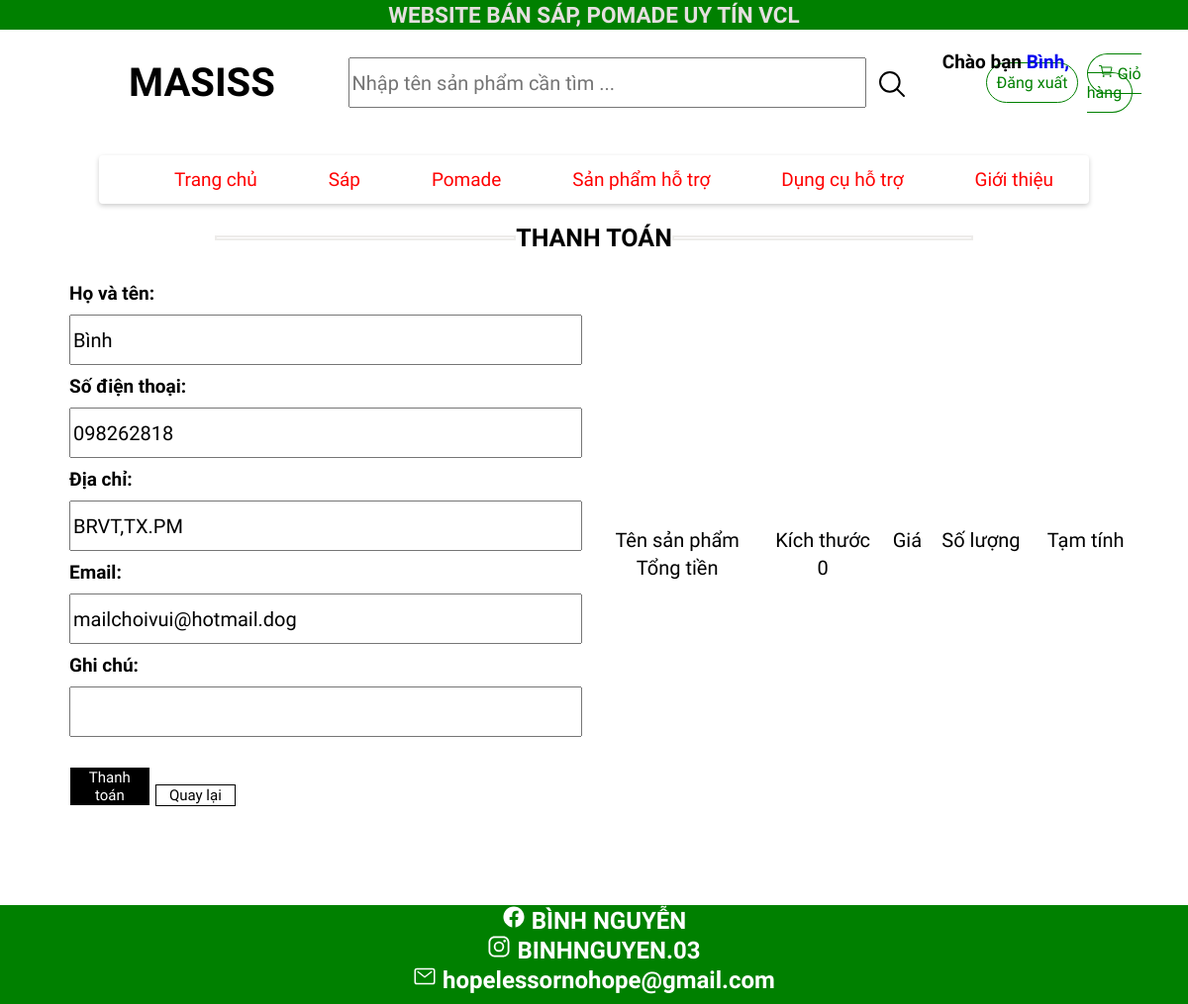
Before: /user/payment.php (signed in) with the older database file.
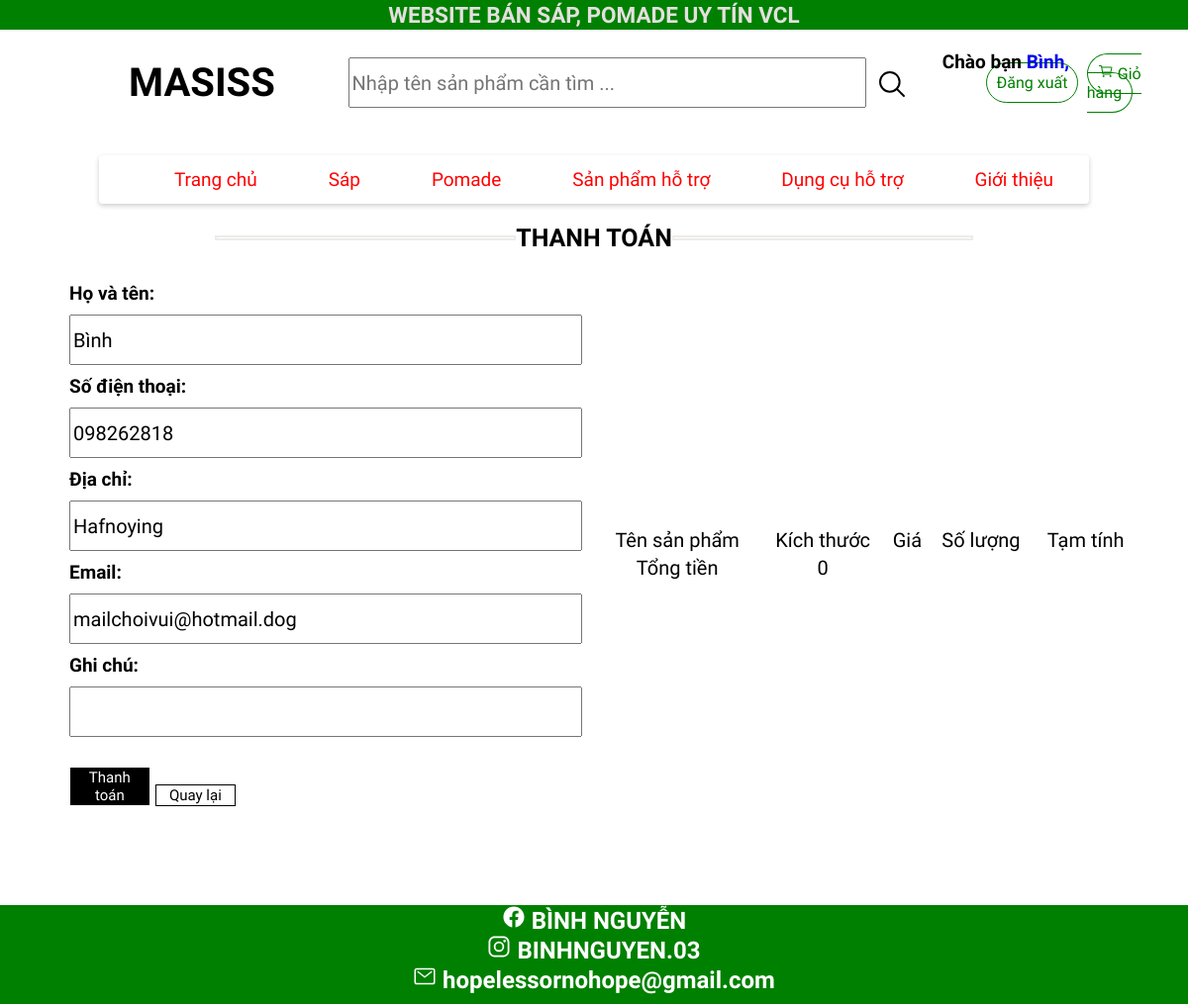
After: the same page with the newer database file.
### tables this page shows
CREATE TABLE `user` (
  `user_id` int(11) NOT NULL,
  `user_name` varchar(50) NOT NULL,
  `gender` varchar(10) NOT NULL,
  `user_phone` int(10) NOT NULL,
  `user_address` varchar(300) NOT NULL,
  `user_email` varchar(50) NOT NULL,
  `user_password` varchar(20) NOT NULL,
  `user_birthday` date NOT NULL,
  `token` varchar(100) DEFAULT NULL
);

### user/payment.php (the view, shortened to what this page needs)
<?php include './process/check_login.php'; ?>
<!DOCTYPE html>
<html>
<head>
	<link rel="stylesheet" type="text/css" href="./user.css">
</head>
<body>
	<?php include './theme1.php'; ?>
	<div class="feature">
		<b></b>
		<p>THANH TOÁN</p>
		<b></b>
	</div>
	<?php
	$id=$_SESSION['id'];
	if(isset($_SESSION['level'])){ ?>
		<div style="padding:100px;justify-content:center;display:flex;">
			<p style="font-size:20px; text-transform:none;text-align:center;color:black; margin:100px">
				Nếu là bạn là nhân viên, hãy tạo tài khoản khách hàng.
				<br>
				Nếu bạn là khách hàng và đang đọc những dòng này, hãy liên hệ cho shop theo các phương thức ở cuối trang để báo lỗi.
			</p>
		</div>
	<?php	} else{
		$get_info=mysqli_query($connect,"select * from user where user_id='$id'")->fetch_array();
		?>
		<main>
			<div>
				<form class="register">
					<p>Họ và tên:</p>
					<input id="user_name" type="text" name="user_name" value="<?php echo $get_info['user_name'] ?>">
					<p>Số điện thoại:</p>
					<input id="user_phone" type="number" name="user_phone" value="<?php echo '0'.$get_info['user_phone'] ?>">
					<p>Địa chỉ:</p>
					<input id="user_address" type="text" name="user_address" value="<?php echo $get_info['user_address'] ?>">
					<p>Email:</p>
					<input id="user_email" type="email" name="user_email" value="<?php echo $get_info['user_email'] ?>">
					<p>Ghi chú:</p>
					<input id="notes" type="text" name="notes" >
					<br>
					<button type="submit" onclick="return check()" >
						<a id="payment" >
							Thanh toán
						</a>
					</button>
					<button type="reset" onclick="location.href='./cart.php'" >Quay lại</button>
				</form>
			</div>
			<div id="bill_info">
				<table>
					<tr>
						<td>
							Tên sản phẩm
						</td>
						<td>
							Kích thước
						</td>
						<td>
							Giá
						</td>
						<td>
							Số lượng
						</td>
						<td>
							Tạm tính
						</td>
					</tr>
					<?php
					$sum=0;
						?>
					<tr>
						<td>Tổng tiền</td>
						<td><?php echo number_format($sum,0,",","."); ?></td>
					</tr>
				</table>
			</div>
		</main>
	<?php } ?>
	<?php include './theme2.php'; ?>
</body>
</html>

Changed rows visible on the page:
changed user "Bình": user_address "BRVT,TX.PM" → "Hafnoying"
